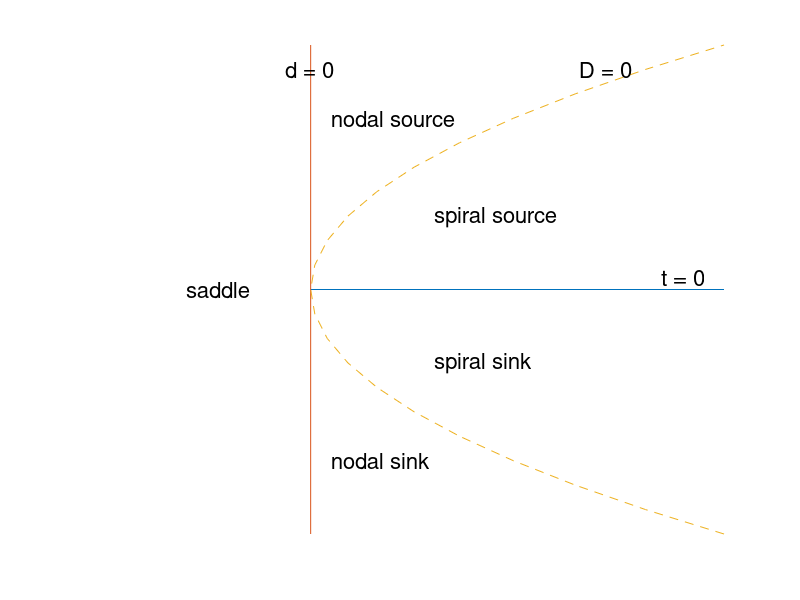

Source code (MATLAB):
plot([0 1], [0 0])
hold on
plot([0 0], [-1 1])
axis([-0.5 1 -1 1])

y = -1:.1:1;
plot(y.*y,y,'--')

text(-0.06, 0.9, 'd = 0','FontSize',16)
text( 0.65, 0.9, 'D = 0','FontSize',16)
text( 0.85, 0.05, 't = 0','FontSize',16)

text(0.3,-0.3,'spiral sink',  'FontSize',16)
text(0.3, 0.3,'spiral source','FontSize',16)

text(0.05,-0.7,'nodal sink',  'FontSize',16)
text(0.05, 0.7,'nodal source','FontSize',16)

text(-0.3, 0,'saddle','FontSize',16)

axis off

print -deps2 td.eps
hold off
